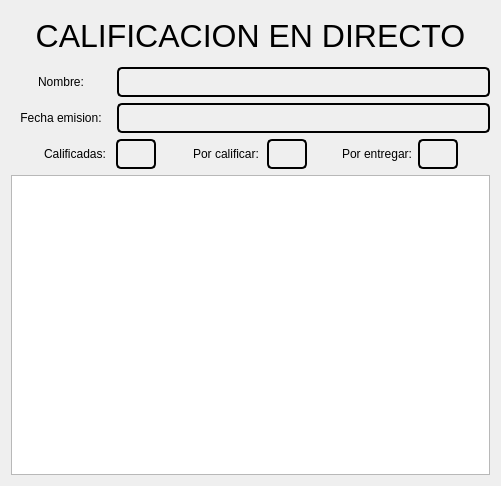
<?xml version="1.0" encoding="UTF-8"?>
<ui version="4.0">
 <class>Dialog</class>
 <widget class="QDialog" name="Dialog">
  <property name="geometry">
   <rect>
    <x>0</x>
    <y>0</y>
    <width>501</width>
    <height>486</height>
   </rect>
  </property>
  <property name="windowTitle">
   <string>Dialog</string>
  </property>
  <layout class="QVBoxLayout" name="verticalLayout">
   <item>
    <widget class="QLabel" name="label">
     <property name="minimumSize">
      <size>
       <width>0</width>
       <height>50</height>
      </size>
     </property>
     <property name="maximumSize">
      <size>
       <width>16777215</width>
       <height>50</height>
      </size>
     </property>
     <property name="font">
      <font>
       <pointsize>24</pointsize>
      </font>
     </property>
     <property name="text">
      <string>CALIFICACION EN DIRECTO</string>
     </property>
     <property name="alignment">
      <set>Qt::AlignCenter</set>
     </property>
    </widget>
   </item>
   <item>
    <layout class="QVBoxLayout" name="verticalLayout_4">
     <property name="spacing">
      <number>6</number>
     </property>
     <item>
      <layout class="QHBoxLayout" name="horizontalLayout_7">
       <item>
        <widget class="QLabel" name="label_4">
         <property name="minimumSize">
          <size>
           <width>100</width>
           <height>30</height>
          </size>
         </property>
         <property name="maximumSize">
          <size>
           <width>70</width>
           <height>30</height>
          </size>
         </property>
         <property name="text">
          <string>Nombre:</string>
         </property>
         <property name="alignment">
          <set>Qt::AlignCenter</set>
         </property>
        </widget>
       </item>
       <item>
        <widget class="QLabel" name="bel_nombre">
         <property name="minimumSize">
          <size>
           <width>200</width>
           <height>30</height>
          </size>
         </property>
         <property name="maximumSize">
          <size>
           <width>16777215</width>
           <height>16777215</height>
          </size>
         </property>
         <property name="styleSheet">
          <string notr="true">border: 2px solid   black;
border-radius:5px
</string>
         </property>
         <property name="text">
          <string/>
         </property>
        </widget>
       </item>
      </layout>
     </item>
     <item>
      <layout class="QHBoxLayout" name="horizontalLayout_8">
       <item>
        <widget class="QLabel" name="label_5">
         <property name="minimumSize">
          <size>
           <width>100</width>
           <height>30</height>
          </size>
         </property>
         <property name="maximumSize">
          <size>
           <width>70</width>
           <height>30</height>
          </size>
         </property>
         <property name="text">
          <string>Fecha emision:</string>
         </property>
         <property name="alignment">
          <set>Qt::AlignCenter</set>
         </property>
        </widget>
       </item>
       <item>
        <widget class="QLabel" name="bel_fechaCreacion">
         <property name="minimumSize">
          <size>
           <width>200</width>
           <height>30</height>
          </size>
         </property>
         <property name="maximumSize">
          <size>
           <width>16777215</width>
           <height>16777215</height>
          </size>
         </property>
         <property name="styleSheet">
          <string notr="true">border: 2px solid   black;
border-radius:5px
</string>
         </property>
         <property name="text">
          <string/>
         </property>
        </widget>
       </item>
      </layout>
     </item>
     <item>
      <layout class="QHBoxLayout" name="horizontalLayout_10">
       <item>
        <layout class="QHBoxLayout" name="horizontalLayout">
         <item>
          <widget class="QLabel" name="label_3">
           <property name="minimumSize">
            <size>
             <width>70</width>
             <height>30</height>
            </size>
           </property>
           <property name="maximumSize">
            <size>
             <width>70</width>
             <height>30</height>
            </size>
           </property>
           <property name="text">
            <string>Calificadas:</string>
           </property>
           <property name="alignment">
            <set>Qt::AlignCenter</set>
           </property>
          </widget>
         </item>
         <item>
          <widget class="QLabel" name="bel_noTareasCalificadas">
           <property name="minimumSize">
            <size>
             <width>30</width>
             <height>30</height>
            </size>
           </property>
           <property name="maximumSize">
            <size>
             <width>40</width>
             <height>40</height>
            </size>
           </property>
           <property name="styleSheet">
            <string notr="true">border: 2px solid   black;
border-radius:5px
</string>
           </property>
           <property name="text">
            <string/>
           </property>
          </widget>
         </item>
        </layout>
       </item>
       <item>
        <layout class="QHBoxLayout" name="horizontalLayout_4">
         <item>
          <widget class="QLabel" name="label_14">
           <property name="minimumSize">
            <size>
             <width>70</width>
             <height>30</height>
            </size>
           </property>
           <property name="maximumSize">
            <size>
             <width>70</width>
             <height>30</height>
            </size>
           </property>
           <property name="text">
            <string>Por calificar:</string>
           </property>
           <property name="alignment">
            <set>Qt::AlignCenter</set>
           </property>
          </widget>
         </item>
         <item>
          <widget class="QLabel" name="bel_noTareasPorCalificar">
           <property name="minimumSize">
            <size>
             <width>30</width>
             <height>30</height>
            </size>
           </property>
           <property name="maximumSize">
            <size>
             <width>40</width>
             <height>40</height>
            </size>
           </property>
           <property name="styleSheet">
            <string notr="true">border: 2px solid   black;
border-radius:5px
</string>
           </property>
           <property name="text">
            <string/>
           </property>
          </widget>
         </item>
        </layout>
       </item>
       <item>
        <layout class="QHBoxLayout" name="horizontalLayout_6">
         <item>
          <widget class="QLabel" name="label_18">
           <property name="minimumSize">
            <size>
             <width>70</width>
             <height>30</height>
            </size>
           </property>
           <property name="maximumSize">
            <size>
             <width>70</width>
             <height>30</height>
            </size>
           </property>
           <property name="text">
            <string>Por entregar:</string>
           </property>
           <property name="alignment">
            <set>Qt::AlignCenter</set>
           </property>
          </widget>
         </item>
         <item>
          <widget class="QLabel" name="bel_noTareasPorEntregar">
           <property name="minimumSize">
            <size>
             <width>30</width>
             <height>30</height>
            </size>
           </property>
           <property name="maximumSize">
            <size>
             <width>40</width>
             <height>40</height>
            </size>
           </property>
           <property name="styleSheet">
            <string notr="true">border: 2px solid   black;
border-radius:5px
</string>
           </property>
           <property name="text">
            <string/>
           </property>
          </widget>
         </item>
        </layout>
       </item>
      </layout>
     </item>
    </layout>
   </item>
   <item>
    <widget class="QTextBrowser" name="textBrowser"/>
   </item>
  </layout>
 </widget>
 <resources/>
 <connections/>
</ui>
